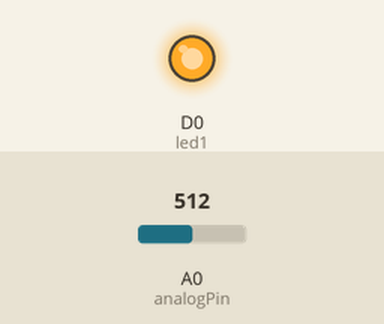
Bench run of a sketch on a simulated ESP8266 (NodeMCU). Parts: output pins drawn as LEDs (lit = HIGH). The inputs (shaded band) are chosen by the test bench; at power-on: A0 (analogPin) = 512. WiFi joins after 1.5 s; servers stay silent unless stated; web services answer with replies made up by the test bench; not simulated (calls return 0 or success): WiFiClientSecureAxTLS.h; what the sketch prints to the serial monitor is not drawn.

Above: at 3.2 s.
3.3 s: A0 (analogPin) set to 390
At 6.4 s:
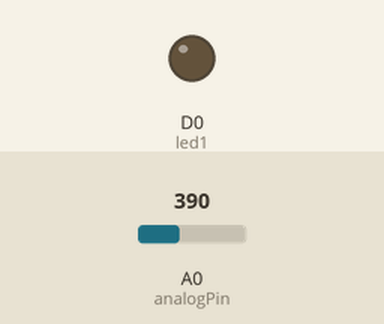
10.3 s: A0 (analogPin) set to 409
At 11.9 s:
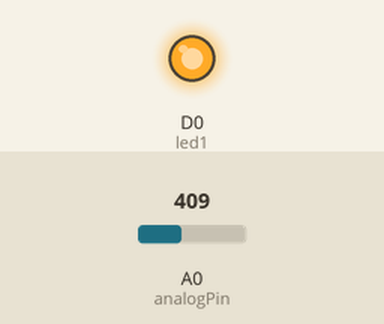
21.3 s: A0 (analogPin) set to 306
At 22.2 s:
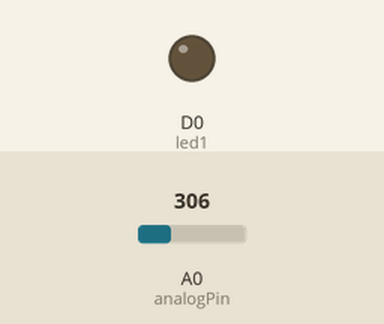
28.3 s: A0 (analogPin) set to 410
At 29.3 s:
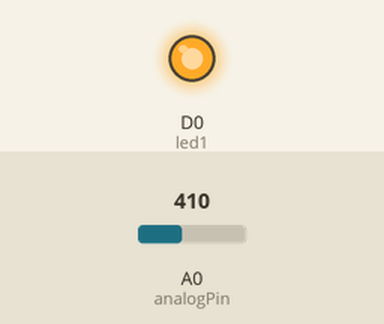
Timing chart, 0 to 39.4 s (numbered marks = the images above; inputs shaded):
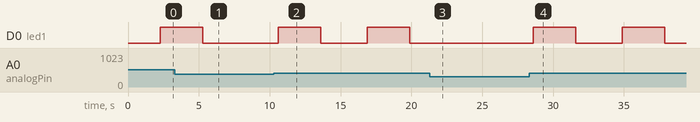

The sketch:

Lab_2_LDR_Ready.ino
```cpp
void Line_Notify(String message) ;

#include <ESP8266WiFi.h>
#include <WiFiClientSecureAxTLS.h> // กรณีขึ้น Error ให้เอาบรรทัดนี้ออก

// Config connect WiFi
#define WIFI_SSID ""
#define WIFI_PASSWORD ""

// Line config
#define LINE_TOKEN "cCwCg5SNIIQXsO7bs36oOeSe64dQmC98CPM"

int led1 = D0;
int analogPin = A0; //ประกาศตัวแปร ให้ analogPin แทนขา analog ขาA0
int val = 0;

String message = "ตรวจพบแสงสว่าง"; // ข้อความที่ส่งไปแจ้งเตือนที่ LINE

void setup() {

  pinMode(led1, OUTPUT); // กำหนดขาทำหน้าที่ให้ขา 2 เป็น OUTPUT

digitalWrite(led1,LOW);

  Serial.begin(9600);

  WiFi.mode(WIFI_STA);
  // connect to wifi.
  WiFi.begin(WIFI_SSID, WIFI_PASSWORD);
  Serial.print("connecting");

  while (WiFi.status() != WL_CONNECTED) {
    Serial.print(".");
    delay(1000);
  }
  Serial.println();
  Serial.print("connected: ");
  Serial.println(WiFi.localIP());
}

void loop() {

   val = analogRead(analogPin);
  Serial.print("val = "); // พิมพ์ข้อมความส่งเข้าคอมพิวเตอร์ "val = "
  Serial.println(val); // พิมพ์ค่าของตัวแปร val
  if (val > 400) {
    Line_Notify(message);
    digitalWrite(led1,HIGH);
    delay(3000);
    digitalWrite(led1,LOW);
   Serial.println("ตรวจพบแสงสว่าง");


    delay(3000);
  }
  else {

    // digitalWrite(led1,LOW);
     Serial.println("ปกติ");

    }
}

void Line_Notify(String message) {
  axTLS::WiFiClientSecure client; // กรณีขึ้น Error ให้ลบ axTLS:: ข้างหน้าทิ้ง

  if (!client.connect("notify-api.line.me", 443)) {
    Serial.println("connection failed");
    return;
  }

  String req = "";
  req += "POST /api/notify HTTP/1.1\r\n";
  req += "Host: notify-api.line.me\r\n";
  req += "Authorization: Bearer " + String(LINE_TOKEN) + "\r\n";
  req += "Cache-Control: no-cache\r\n";
  req += "User-Agent: ESP8266\r\n";
  req += "Connection: close\r\n";
  req += "Content-Type: application/x-www-form-urlencoded\r\n";
  req += "Content-Length: " + String(String("message=" + message).length()) + "\r\n";
  req += "\r\n";
  req += "message=" + message;
  // Serial.println(req);
  client.print(req);

  delay(20);

  // Serial.println("-------------");
  while(client.connected()) {
    String line = client.readStringUntil('\n');
    if (line == "\r") {
      break;
    }
    //Serial.println(line);
  }
  // Serial.println("-------------");
}
```

Measured:
- the behaviour switches between 400 and 401 on A0 (analogPin) (found by bisection; images 1 and 2)
- after the input at 3.3 s, D0 (led1): goes on until 5.3 s, then stays LOW
- after the input at 10.3 s, D0 (led1): alternates HIGH for 3.0 s and LOW for 3.3 s, starting after 0.29 s
- after the input at 21.3 s, D0 (led1): stays LOW (without the input it goes to HIGH after 1.9 s)
- after the input at 28.3 s, D0 (led1): alternates HIGH for 3.0 s and LOW for 3.3 s, starting after 0.30 s
